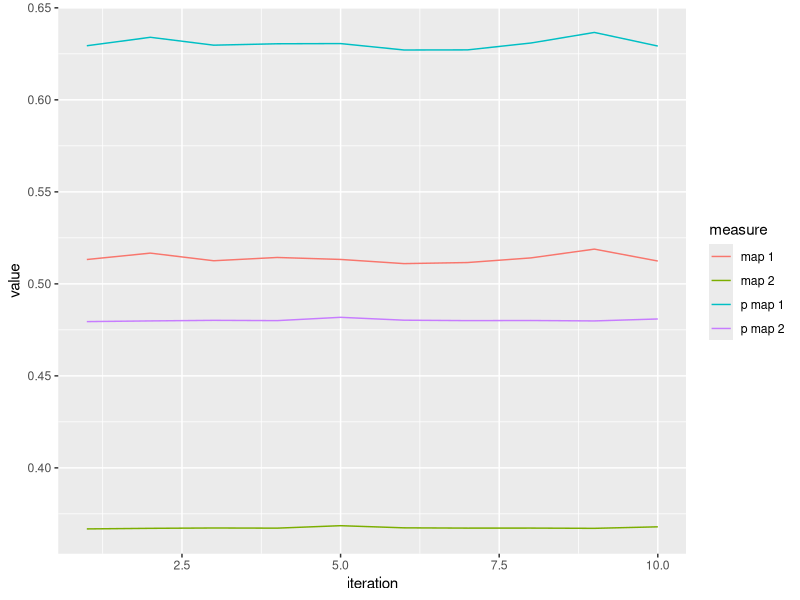

Write the R code that produced this figure.
## contains code for the Mean Absolute Percent Score

map_score <- function(true, prediction){
  true_1 <- true[-1]
  true_n <- true[-length(true)]
  
  return(mean(abs(true-prediction))/((1/(length(true)-1))*sum(abs(true_1-true_n))))
}

RMSPE <- function(y, prediction){
  return(norm(as.matrix(y-prediction), type="F")/norm(as.matrix(y), type="F"))
}

PRMSPE <- function(y, prediction, lcl, ucl, alpha){
  r <- RMSPE(y, prediction)
  s <- ucl - lcl + (2/alpha)*(lcl - y)*(y < lcl) + (2/alpha)*(y-ucl)*(y > ucl)
  s_rel <- mean(s)/norm(as.matrix(y), type="F")
  
  return(r + s_rel)
}

pmap_score <- function(y, prediction, lcl, ucl, alpha){
    r <- map_score(y, prediction)
    s <- ucl - lcl + (2/alpha)*(lcl - y)*(y < lcl) + (2/alpha)*(y-ucl)*(y > ucl)
    s_rel <- mean(s)/norm(as.matrix(y), type="F")
    
    return(r + s_rel)
}

obs_sub <- read.csv("obs_sub.csv")
ind <- sample(2, nrow(obs_sub), replace = TRUE, prob=c(0.8, 0.2))
obs_sub$genotype <- factor(obs_sub$genotype)
obs_sub$plotid <- factor(obs_sub$plotid)


library(mgcv)
niter<-10
results <- matrix(NA, nrow=niter, ncol=4)
for(k in 1:niter){
  train <- obs_sub[ind==1,]
  train_sub <- train[sample(1:nrow(train), size=10000,replace = T),]
  gam1 <- gam(Stem ~ plotid + precip + Leaf + Root + genotype,
              data=train_sub)
  
  gam2 <- gam(Stem ~ Rhizome + LAI + NDVI + precip, 
              data=train_sub)
  
  test <- obs_sub[ind==2,] 
  p1 <- predict(gam1, newdata=test, type = "link", se.fit = TRUE)
  p2 <- predict(gam2, newdata=test, type = "link", se.fit = TRUE)
  
  upr1 <- p1$fit + (2 * p1$se.fit)
  lwr1 <- p1$fit - (2 * p1$se.fit)
  
  upr2 <- p2$fit + (2 * p2$se.fit)
  lwr2 <- p2$fit - (2 * p2$se.fit)
  
  preds <- data.frame(p1$fit, lwr1, upr1, p2$fit, lwr2, upr2)
  
  results[k,1:2] <- c(map_score(test[,'Stem'], p1$fit), map_score(test[,'Stem'], p2$fit))
  results[k,3:4] <- c(pmap_score(y = test[,'Stem'], prediction = p1$fit, 
                             lcl = lwr1, ucl = upr1, alpha = 0.1),
                      pmap_score(y = test[,'Stem'], prediction = p2$fit, 
                             lcl = lwr2, ucl = upr2, alpha = 0.1))
}
colnames(results) <- c("map 1", "map 2", "p map 1", "p map 2")
library(reshape2)
res_m <- melt(results)
colnames(res_m) <- c("iteration","measure", "value")
library(ggplot2)
res_m <- data.frame(res_m)
ggplot(res_m, aes(x=iteration, y=value)) + geom_line(aes(colour=measure))



#### ----- bootstrap MAP score

obs_sub <- read.csv("obs_sub.csv")
ind <- sample(2, nrow(obs_sub), replace = TRUE, prob=c(0.8, 0.2))
obs_sub$genotype <- factor(obs_sub$genotype)
obs_sub$plotid <- factor(obs_sub$plotid)
